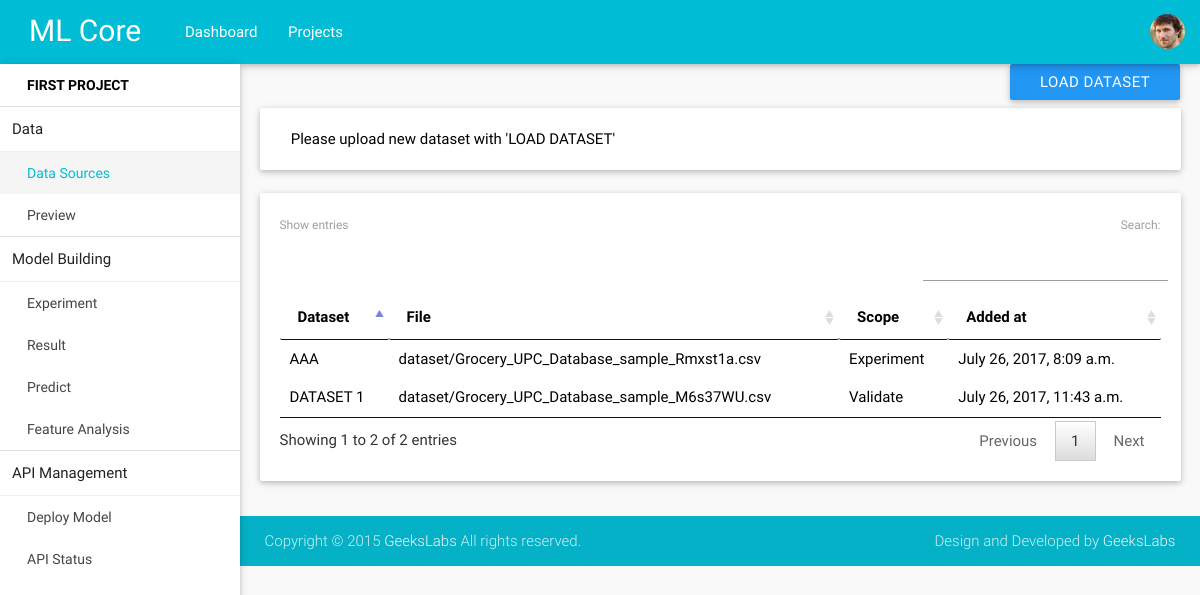
Before: /coordinator/project/6/data-sources (signed in) with the older database file.
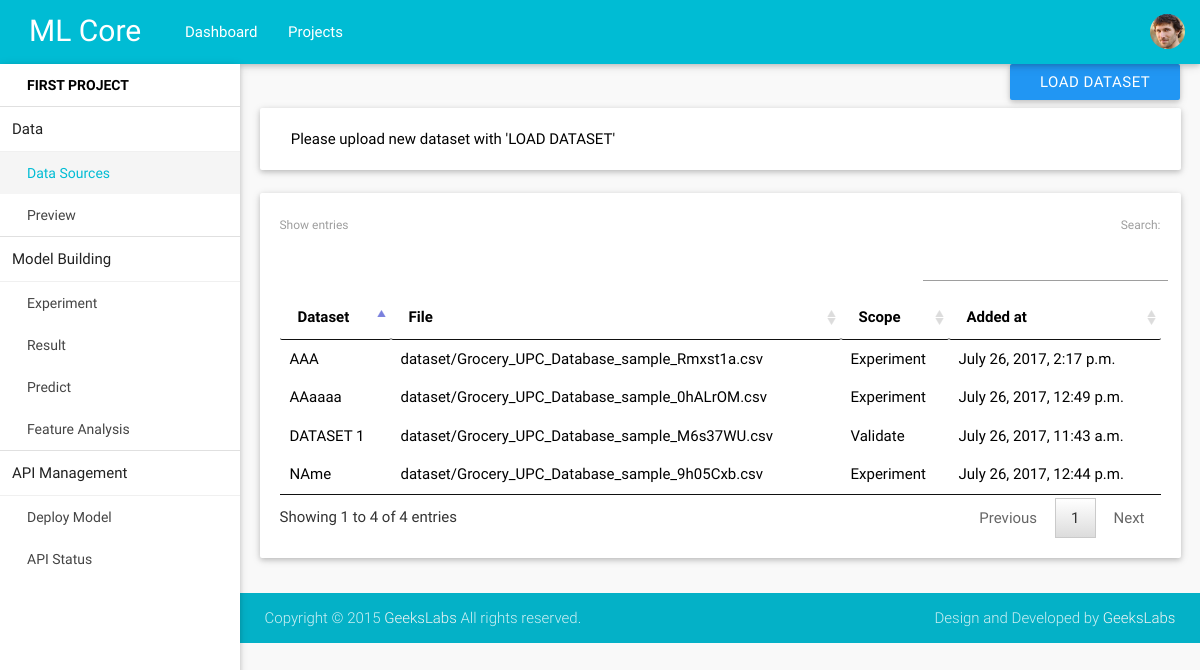
After: the same page with the newer database file.
### coordinator/models.py (models this page shows, shortened)
class Project(models.Model):
	name = models.CharField(max_length=50)
	description = models.TextField()
	visibility = models.CharField(max_length=10)
	task = models.CharField(max_length=20)
	category = models.CharField(max_length=20)
	owner = models.ForeignKey(User, on_delete=models.CASCADE)
	created_time = models.DateTimeField(auto_now=True)

class DataSet(models.Model):
	file = models.FileField(upload_to='dataset')
	name = models.CharField(max_length=50)
	scope = models.CharField(max_length=50)
	parse_result = models.BooleanField(default=True)
	created_time = models.DateTimeField(auto_now=True)
	project= models.ForeignKey(Project, on_delete=models.CASCADE)
	column_data = models.TextField()
	rowcount = models.IntegerField()
	colcount = models.IntegerField()

### coordinator/project_views.py (the view)
# urls.py: url(r'^project/(?P<p_id>\d+)/data-sources', project_views.data_sources_project, name="data-sources"),
@login_required
def data_sources_project(request, p_id):
	project = models.Project.objects.get(id=p_id)
	filename = filesize = dset_name = created_time = scope = owner = None
	parse_result = None
	if request.method == 'POST' and request.POST.get('add-new'):
		file = request.FILES['file']
		filename = file.name
		filesize = file.size
		dset_name = request.POST.get('dset_name')
		created_time = datetime.now()
		owner = request.user
		scope = 'Experiment'
		r = d = None
		rc = cc = 0
		if request.POST.get('validate'):
			scope = "Validate"
		try:
			r, d, cc, rc = parse_file(file)
			parse_result = 'Success'
		except:
			parse_result = 'Fail'
		if r == True:
			item = models.DataSet(
				file=file,
				name = dset_name,
				scope = scope,
				parse_result = True,
				project = project,
				column_data = json.dumps(d),
				rowcount = rc,
				colcount = cc
				)
			item.save()
	datasets = models.DataSet.objects.filter(project=project)
	return render(request, 'coordinator/project-detail/data-sources.html', {
		'user': request.user,
		'project': project,
		'project_id': p_id,
		'page_name': 'data-sources',
		'filename': filename,
		'filesize': filesize,
		'dset_name': dset_name,
		'scope': scope,
		'created_time': created_time,
		'owner': owner,
		'parse_result': parse_result,
		'datasets': datasets
		})

### templates/coordinator/project-detail/data-sources.html (shortened to what this page needs)
{% extends 'coordinator/project.html' %}
{% load static %}
{% block project-content %}
	<a class="btn blue white-text right waves-effect waves-light modal-trigger" href="#add-new">
		Load Dataset
	</a>
	<div class="preview-data-source card col s12 m12 l12">
        <div class="card-content black-text">
		    {% if parse_result == 'Success' %}
			    <span class="card-title">
			        Preview
			        <div class="actions right">
			            <i class="mdi-action-delete"> </i>
			        </div>
			    </span>
	            <div class = "card-summary" id="dataset-data">
	                <strong> Dataset on : </strong>  <span> {{ dset_name }} </span> <br/>
	                <strong> File name : </strong>  <span> {{ filename }} </span> <br/>
	                <strong> File size : </strong>  <span> {{ filesize }} </span> <br/>
	                <strong> Scope : </strong>  <span> {{ scope }} </span> <br/>
	                <strong> Added at : </strong>  <span> {{ created_time|date:"j/n/o f A" }} </span> <br/>
	                <strong> Origin : </strong>  <span> {{ owner.username }} </span> <br/>
	                <br/>
				    <div class="success green-text">
		                <strong> Column usage accepted </strong> <br/>
		                <strong> MLCoord is able to read this dataset. </strong>
		            </div>
	            </div>
	        {% elif parse_result %}
	        	<div class="error card-alert red-text">
	        		Parsing File failed ! Please inspect file again.
	        	</div>
	        {% else %}
			    <div class="initial">
			    	Please upload new dataset with 'LOAD DATASET'
			    </div>
	        {% endif %}
		</div>
	</div>
	<div class="preview card">
		<div class="card-content black-text">
            <table id="data-table">
                <thead>
                    <tr>
                        <th> Dataset </th>
                        <th> File </th>
                        <th> Scope </th>
                        <th> Added at </th>
                    </tr>
                </thead>
                <tbody>
                	{% for dataset in datasets %}
	                    <tr>
	                        <td> {{ dataset.name }} </th>
	                        <td> {{ dataset.file.name }} </th>
	                        <td> {{ dataset.scope }} </th>
	                        <td> {{ dataset.created_time }} </th>
	                    </tr>
	                {% endfor %}
                </tbody>
            </table>
		</div>
	</div>
{% endblock %}

### templates/coordinator/project.html (shortened to what this page needs)
{% extends 'base.html' %}
{% load static %}
{% block extra_styles %}
  <link href="{% static 'theme/js/plugins/data-tables/css/jquery.dataTables.min.css' %}" type="text/css" rel="stylesheet" media="screen,projection">
{% endblock %}
{% block letfsidebar %}
    <ul id="project-nav" class="side-nav fixed leftside-navigation">
        <li class="menu-item">
            <a href="{% url 'coordinator:project' project_id %}" class="black-text" >
                <strong> {{ project.name }} </strong>
            </a>
        </li>
        <li class="divider"></li>
        <li class="menu-item heading"><span>Data </span> </li>
        <li class="menu-item data-sources"><a href="{% url 'coordinator:data-sources' project_id %}">Data Sources</a> </li>
        <li class="menu-item preview"><a href="{% url 'coordinator:preview' project_id %}">Preview</a> </li>
        <li class="divider"></li>
        <li class="menu-item heading"><span>Model Building </span>
        <li class="menu-item experiments"><a href="{% url 'coordinator:experiments' project_id %}">Experiment</a> </li>
        <li class="menu-item results"><a href="{% url 'coordinator:results' project_id %}">Result</a> </li>
        <li class="menu-item predict"><a href="{% url 'coordinator:predict' project_id %}">Predict</a> </li>
        <li class="menu-item feature"><a href="{% url 'coordinator:feature' project_id %}">Feature Analysis</a> </li>
        <li class="divider"></li>
        <li class="menu-item heading"><span>API Management </span>
        <li class="menu-item deploy"><a href="{% url 'coordinator:deploy' project_id %}">Deploy Model</a>
        <li class="menu-item api"><a href="{% url 'coordinator:api_status' project_id %}">API Status</a> </li>
    </ul>
{% endblock %}
{% block content %}
    <div class="row with-leftmenu">
        <div class="col s12">
            {% block project-content %}{% endblock %}
        </div>
    </div>
{% endblock %}

### templates/base.html (shortened to what this page needs)
{% load static %}
<!DOCTYPE html>
<html lang="en">
<head>
  <link href="{% static 'theme/css/materialize.min.css' %}" type="text/css" rel="stylesheet" media="screen,projection">
  <link href="{% static 'theme/css/style.css' %}" type="text/css" rel="stylesheet" media="screen,projection">
  <link href="{% static 'theme/css/custom/custom.min.css' %}" type="text/css" rel="stylesheet" media="screen,projection">
  <link href="{% static 'theme/js/plugins/prism/prism.css' %}" type="text/css" rel="stylesheet" media="screen,projection">
  <link href="{% static 'theme/js/plugins/perfect-scrollbar/perfect-scrollbar.css' %}" type="text/css" rel="stylesheet" media="screen,projection">
  <link href="{% static 'theme/js/plugins/chartist-js/chartist.min.css' %}" type="text/css" rel="stylesheet" media="screen,projection">
  {% block extra_styles %} {% endblock %}
</head>
<body>
  {% include 'header.html' %}
  <div id="main">
    <div class="wrapper">
      <aside id="left-sidebar-nav">
      {% block letfsidebar %}
      {% endblock %}
      </aside>
      <section id="content">
        <div class="container">
          {% block content %}{% endblock %}
        </div>
      </section>
    </div>
  </div>
  {% include 'footer.html' %}
</body>
</html>

### templates/header.html (shortened to what this page needs)
{% load static %}
<header id="header" class="page-topbar">
      <div class="navbar-fixed">
          <nav class="navbar-color">
              <div class="nav-wrapper">
                  <ul class="left">
                    <li>
                      <h1 class="logoText"><a href="{% url 'coordinator:home' %}" > ML Core </a>  </h1>
                    </li>
                  </ul>
                  <ul class="left" >
                    <li> <a href="{% url 'coordinator:home' %}" class="waves-effect waves-block waves-light">
                      Dashboard
                    </a> </li>
                    <li> <a href="{% url 'coordinator:projects' %}" class="waves-effect waves-block waves-light">
                      Projects
                    </a> </li>
                  </ul>
                  <ul class="right hide-on-med-and-down">
                      <li><a href="javascript:void(0)" class="waves-effect waves-block waves-light usermenu-button" data-activates="usermenu-dropdown" >
                        <img src="{% static 'theme/images/avatar.jpg' %}" alt="" class="avatar circle">
                      </a> </li>
                  </ul>
              </div>
          </nav>
      </div>
</header>

### templates/rightsidebar.html (shortened to what this page needs)
{% load static %}

### templates/footer.html
  <footer class="page-footer">
    <div class="footer-copyright">
      <div class="container">
        <span>Copyright © 2015 <a class="grey-text text-lighten-4" href="http://themeforest.net/user/geekslabs/portfolio?ref=geekslabs" target="_blank">GeeksLabs</a> All rights reserved.</span>
        <span class="right"> Design and Developed by <a class="grey-text text-lighten-4" href="http://geekslabs.com/">GeeksLabs</a></span>
        </div>
    </div>
  </footer>

### static/theme/css/style.css (style rules this page uses)
body { background-color: #f9f9f9; }
footer { padding-left: 240px; }
footer.page-footer { padding-top: 0px; }
.container { padding: 0 0.5rem; margin: 0 auto; max-width: 100% !important; width: 98%; }
#left-sidebar-nav { position: fixed; width: 100px; left: 180px; z-index: 999; height: auto; }
#content .container .row { margin-bottom: 0; }
@media only screen and (min-width: 601px) { .container { width: 98%; } }
@media only screen and (min-width: 993px) { .container { width: 98%; } }
.side-nav a { line-height: 42px; height: 42px; }
ul.side-nav.leftside-navigation { top: 64px; overflow: hidden; }
ul.side-nav.leftside-navigation li { line-height: 44px; }
ul.side-nav.leftside-navigation li.active { background-color: rgba(0, 0, 0, 0.04); }
ul.side-nav.leftside-navigation li a { font-size: 14px; font-weight: 400; }
ul.side-nav li { padding: 0; }
.card { overflow: hidden; }
th { padding: 5px; }
.page-footer .container { padding: 0 15px; }
.avatar { width: 35px; position: relative; top: 12px; }
.logoText { margin:14px; }
.logoText > a { font-size: 1em; }
#project-nav li.menu-item { padding: 0 12px; }
#project-nav .menu-item.active { font-weight: 800; background-color: rgba(0, 0, 0, 0.04); }
#project-nav .menu-item.heading { border-bottom: 1px solid rgba(0, 0, 0, 0.06); }
.with-leftmenu { padding-left: 240px; }

Changed rows visible on the page:
changed DataSet "AAA": created_time "July 26, 2017, 8:09 a.m." → "July 26, 2017, 2:17 p.m."
added DataSet: name "NAme", file.name "dataset/Grocery_UPC_Database_sample_9h05Cxb.csv", scope "Experiment", created_time "July 26, 2017, 12:44 p.m."
added DataSet: name "AAaaaa", file.name "dataset/Grocery_UPC_Database_sample_0hALrOM.csv", scope "Experiment", created_time "July 26, 2017, 12:49 p.m."
Other visible differences:
text written by a page script: "Show entries Search: Showing 1 to 2 of 2 entries Previous 1 Next" → "Show entries Search: Showing 1 to 4 of 4 entries Previous 1 Next"
